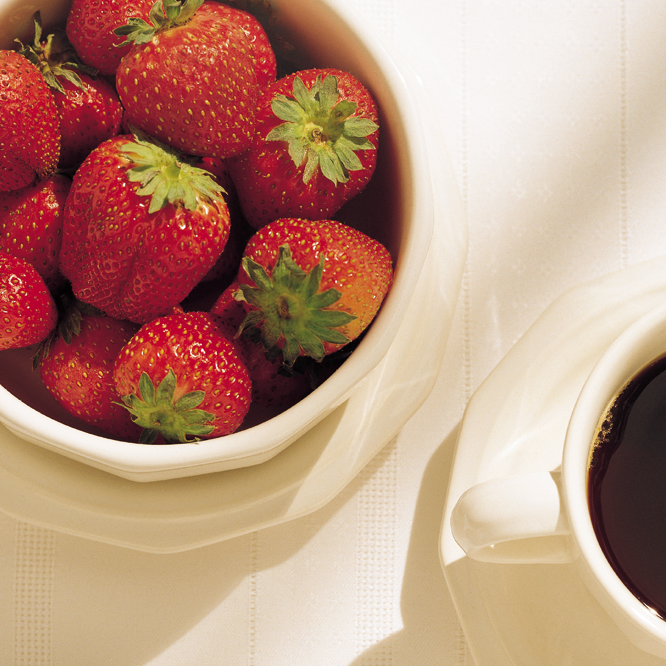
%> input picture 数字图像处理/数图实验/实验教材/6/Fig0630(01)(strawberries_fullcolor).tif, 666 x 666 px
$ octave rgb2hsi.m   (GNU Octave 9; MATLAB toolbox functions it lacks are replaced by stand-ins)
%> lines starting %> are read from the running program, lines starting %| are printed output that depends on the picture
img=imread("Fig0630(01)(strawberries_fullcolor).tif");%读取图像
%> img is the input picture: size 666x666x3 uint8; mean R, G, B 186.3, 145.9, 126.5
%rgb转hsi
rgb=im2double(img);
r=rgb(:,:,1);
g=rgb(:,:,2);
b=rgb(:,:,3);
%计算H，弧度
h1=0.5*((r-g)+(r-b));
h2=sqrt((r-g).^2+(r-b).*(g-b));
theta=acos(h1./(h2+eps)); %分母+eps防止为0  acos得到的是弧度
H0=theta.*(g>=b);   %G>=B
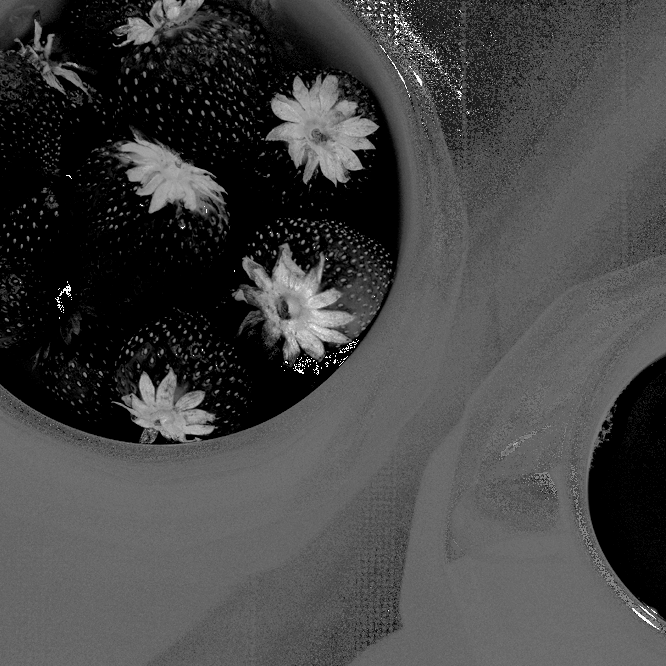
%> H0: size 666x666 double; min 0, max 1.6, mean 0.435; drawn with min black and max white
H1=(2*pi-theta).*(g<b);  %G<B
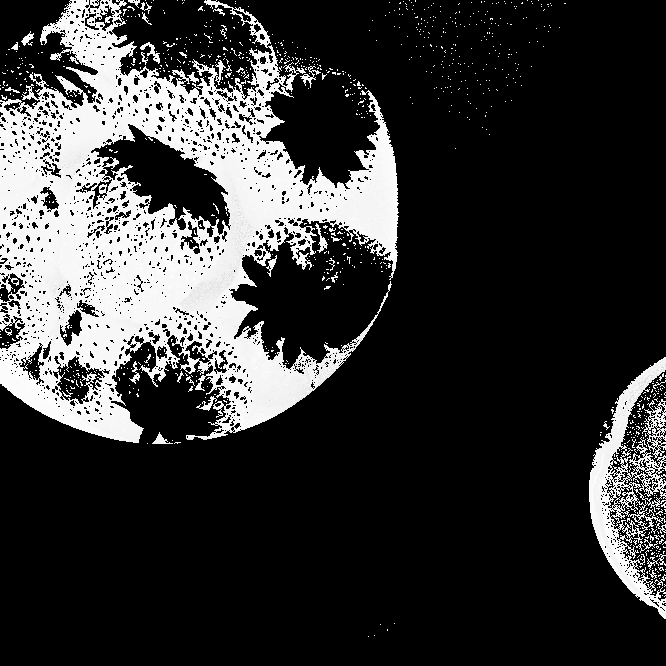
%> H1: size 666x666 double; min 0, max 6.28, mean 1.31; drawn with min black and max white
H=H0+H1;
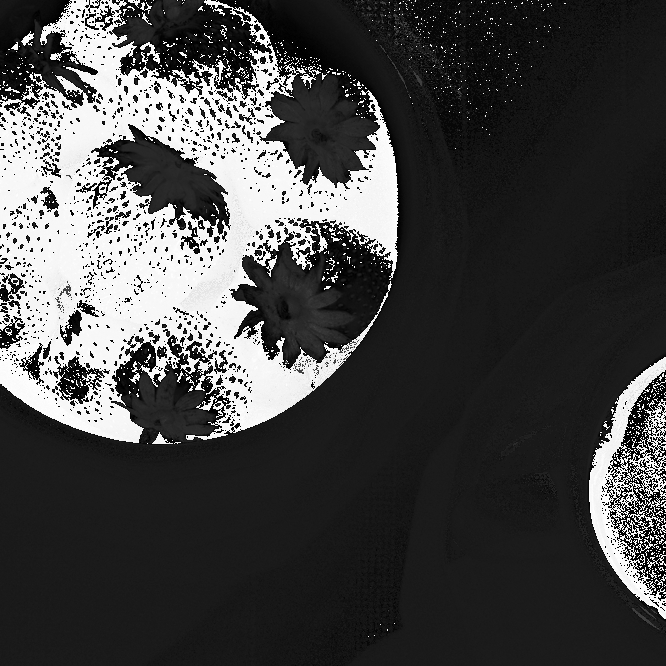
%> H: size 666x666 double; min 2.58e-08, max 6.28, mean 1.75; drawn with min black and max white
H=H/(2*pi);%将H转成角度
%计算S
s=3.*min(min(r,g),b);
S=1-s./(r+g+b+eps);
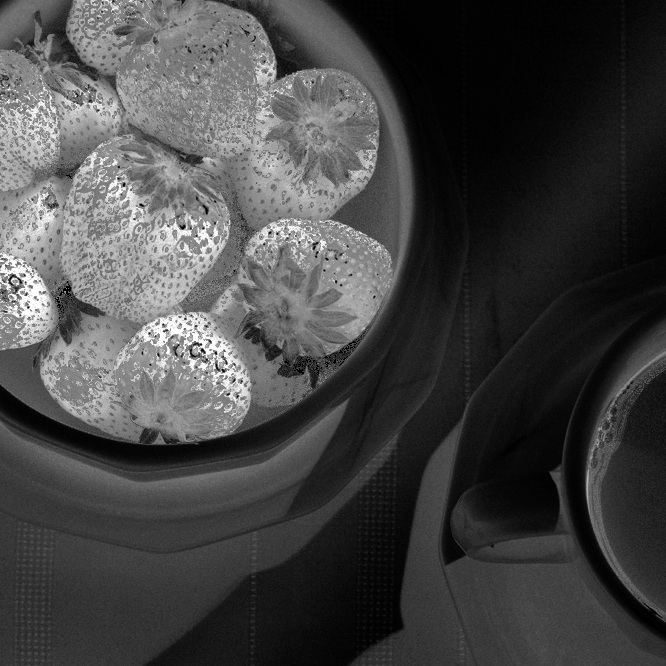
%> S: size 666x666 double; min 0, max 1, mean 0.271
%计算I
I=(r+g+b)/3;
hsi=cat(3,H,S,I);
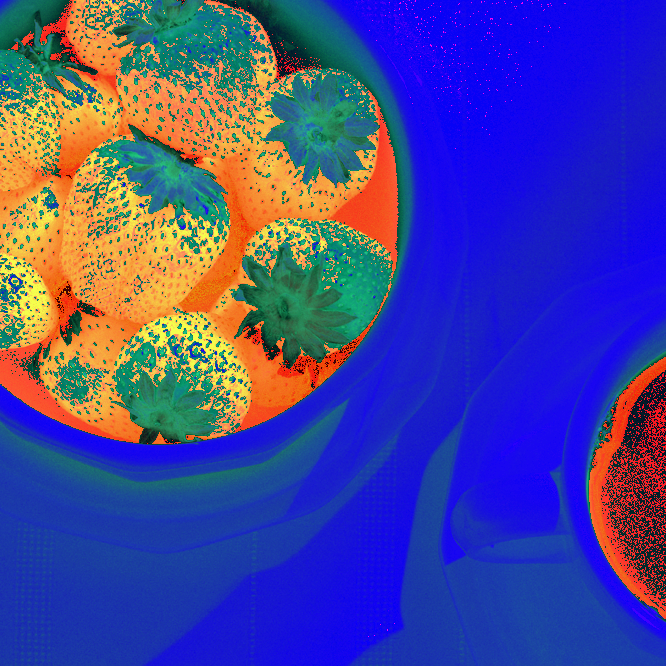
%> hsi: size 666x666x3 double; mean R, G, B 0.278, 0.271, 0.599

%hsi转rgb
H = hsi(:, :, 1) * 2 * pi;
S = hsi(:, :, 2);
I = hsi(:, :, 3);
R = zeros(size(hsi, 1), size(hsi, 2));
G = zeros(size(hsi, 1), size(hsi, 2));
B = zeros(size(hsi, 1), size(hsi, 2));
%当h在0~120时
h = find( (0 <= H) & (H < 2*pi/3));
%> h = 348423 values from 1 to 443556
B(h) = I(h) .* (1 - S(h));
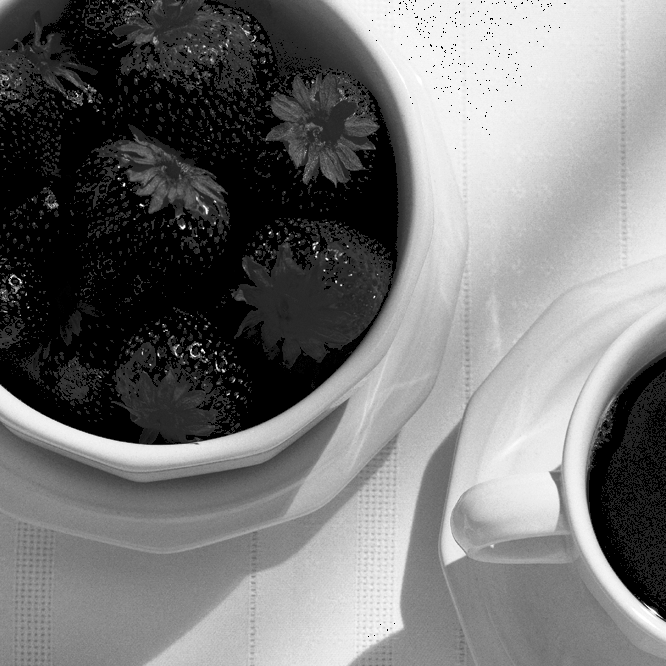
%> B: size 666x666 double; min 0, max 1, mean 0.463
R(h) = I(h) .* (1 + S(h) .* cos(H(h)) ./ cos(pi/3 - H(h)));
G(h) = 3*I(h) - (R(h) + B(h));
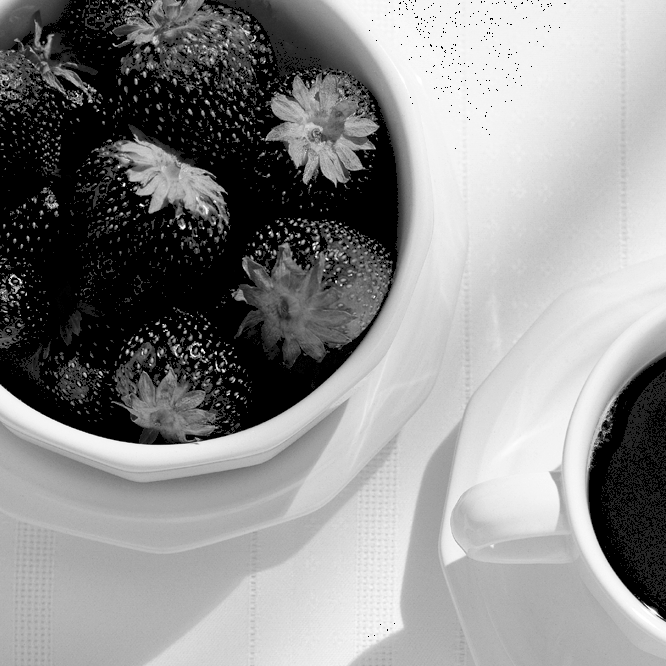
%> G: size 666x666 double; min 0, max 1, mean 0.551
%当h在120~240时
h = find( (2*pi/3 <= H) & (H < 4*pi/3) );
%> h = []
R(h) = I(h) .* (1 - S(h));
G(h) = I(h) .* (1 + S(h) .* cos(H(h) - 2*pi/3) ./ cos(pi - H(h)));
B(h) = 3*I(h) - (R(h) + G(h));
%当h在240~300时
h = find( (4*pi/3 <= H) & (H <= 2*pi));
%> h = 95133 values from 86 to 443509
G(h) = I(h) .* (1 - S(h));
B(h) = I(h) .* (1 + S(h) .* cos(H(h) - 4*pi/3) ./cos(5*pi/3 - H(h)));
R(h) = 3*I(h) - (G(h) + B(h));

rgb = cat(3, R, G, B);
rgb = max(min(rgb, 1), 0);

subplot(121)
imshow(img);
title("原始图像");
subplot(122);
imshow(rgb);
title("转换到RGB的图像");
